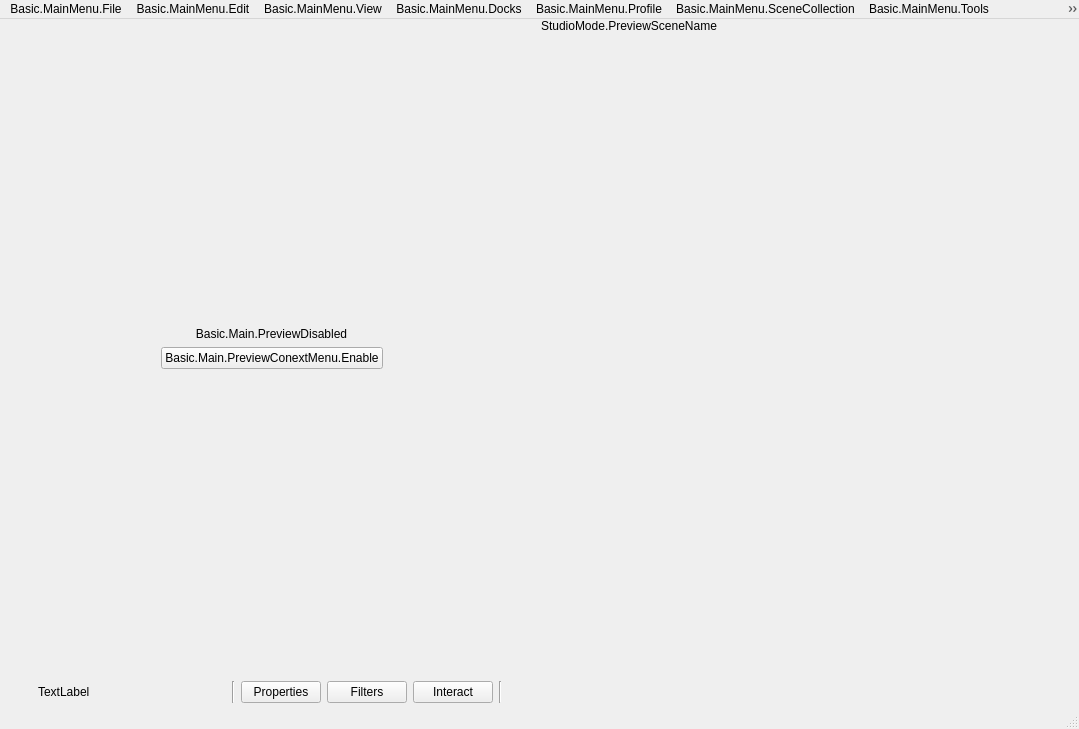
<?xml version="1.0" encoding="UTF-8"?>
<ui version="4.0">
 <author>Jim</author>
 <class>OBSBasic</class>
 <widget class="QMainWindow" name="OBSBasic">
  <property name="geometry">
   <rect>
    <x>0</x>
    <y>0</y>
    <width>1079</width>
    <height>729</height>
   </rect>
  </property>
  <property name="sizePolicy">
   <sizepolicy hsizetype="Minimum" vsizetype="Minimum">
    <horstretch>0</horstretch>
    <verstretch>0</verstretch>
   </sizepolicy>
  </property>
  <property name="minimumSize">
   <size>
    <width>0</width>
    <height>0</height>
   </size>
  </property>
  <property name="windowTitle">
   <string>.MainWindow</string>
  </property>
  <property name="windowIcon">
   <iconset resource="obs.qrc">
    <normaloff>:/res/images/obs.png</normaloff>:/res/images/obs.png</iconset>
  </property>
  <property name="styleSheet">
   <string notr="true"/>
  </property>
  <property name="dockOptions">
   <set>QMainWindow::AllowNestedDocks|QMainWindow::AllowTabbedDocks|QMainWindow::AnimatedDocks</set>
  </property>
  <widget class="QWidget" name="centralwidget">
   <layout class="QVBoxLayout" name="verticalLayout">
    <property name="spacing">
     <number>0</number>
    </property>
    <property name="leftMargin">
     <number>4</number>
    </property>
    <property name="topMargin">
     <number>0</number>
    </property>
    <property name="rightMargin">
     <number>4</number>
    </property>
    <property name="bottomMargin">
     <number>0</number>
    </property>
    <item>
     <layout class="QHBoxLayout" name="horizontalLayout_2">
      <item>
       <layout class="QHBoxLayout" name="previewLayout">
        <property name="spacing">
         <number>2</number>
        </property>
        <item>
         <widget class="QFrame" name="previewDisabledWidget">
          <property name="sizePolicy">
           <sizepolicy hsizetype="Expanding" vsizetype="Expanding">
            <horstretch>0</horstretch>
            <verstretch>0</verstretch>
           </sizepolicy>
          </property>
          <layout class="QVBoxLayout" name="verticalLayout_7">
           <item>
            <spacer name="verticalSpacer_2">
             <property name="orientation">
              <enum>Qt::Vertical</enum>
             </property>
             <property name="sizeHint" stdset="0">
              <size>
               <width>20</width>
               <height>40</height>
              </size>
             </property>
            </spacer>
           </item>
           <item>
            <widget class="QLabel" name="label">
             <property name="sizePolicy">
              <sizepolicy hsizetype="Preferred" vsizetype="Preferred">
               <horstretch>0</horstretch>
               <verstretch>0</verstretch>
              </sizepolicy>
             </property>
             <property name="text">
              <string>Basic.Main.PreviewDisabled</string>
             </property>
             <property name="alignment">
              <set>Qt::AlignCenter</set>
             </property>
            </widget>
           </item>
           <item>
            <layout class="QHBoxLayout" name="horizontalLayout">
             <item>
              <spacer name="horizontalSpacer_2">
               <property name="orientation">
                <enum>Qt::Horizontal</enum>
               </property>
               <property name="sizeHint" stdset="0">
                <size>
                 <width>40</width>
                 <height>20</height>
                </size>
               </property>
              </spacer>
             </item>
             <item>
              <widget class="QPushButton" name="enablePreviewButton">
               <property name="text">
                <string>Basic.Main.PreviewConextMenu.Enable</string>
               </property>
              </widget>
             </item>
             <item>
              <spacer name="horizontalSpacer_3">
               <property name="orientation">
                <enum>Qt::Horizontal</enum>
               </property>
               <property name="sizeHint" stdset="0">
                <size>
                 <width>40</width>
                 <height>20</height>
                </size>
               </property>
              </spacer>
             </item>
            </layout>
           </item>
           <item>
            <spacer name="verticalSpacer_3">
             <property name="orientation">
              <enum>Qt::Vertical</enum>
             </property>
             <property name="sizeHint" stdset="0">
              <size>
               <width>20</width>
               <height>40</height>
              </size>
             </property>
            </spacer>
           </item>
          </layout>
         </widget>
        </item>
        <item>
         <layout class="QVBoxLayout" name="previewTextLayout">
          <property name="spacing">
           <number>0</number>
          </property>
          <item>
           <widget class="QLabel" name="previewLabel">
            <property name="sizePolicy">
             <sizepolicy hsizetype="Ignored" vsizetype="Preferred">
              <horstretch>0</horstretch>
              <verstretch>0</verstretch>
             </sizepolicy>
            </property>
            <property name="text">
             <string>StudioMode.PreviewSceneName</string>
            </property>
            <property name="alignment">
             <set>Qt::AlignLeading|Qt::AlignLeft|Qt::AlignVCenter</set>
            </property>
            <property name="themeID" stdset="0">
             <string>previewProgramLabels</string>
            </property>
           </widget>
          </item>
          <item>
           <widget class="OBSBasicPreview" name="preview">
            <property name="sizePolicy">
             <sizepolicy hsizetype="Expanding" vsizetype="Expanding">
              <horstretch>0</horstretch>
              <verstretch>0</verstretch>
             </sizepolicy>
            </property>
            <property name="minimumSize">
             <size>
              <width>32</width>
              <height>32</height>
             </size>
            </property>
            <property name="focusPolicy">
             <enum>Qt::ClickFocus</enum>
            </property>
            <property name="contextMenuPolicy">
             <enum>Qt::CustomContextMenu</enum>
            </property>
            <addaction name="actionRemoveSource"/>
           </widget>
          </item>
         </layout>
        </item>
       </layout>
      </item>
     </layout>
    </item>
    <item>
     <widget class="QFrame" name="contextContainer">
      <property name="sizePolicy">
       <sizepolicy hsizetype="Preferred" vsizetype="Preferred">
        <horstretch>0</horstretch>
        <verstretch>0</verstretch>
       </sizepolicy>
      </property>
      <property name="minimumSize">
       <size>
        <width>0</width>
        <height>0</height>
       </size>
      </property>
      <layout class="QHBoxLayout" name="horizontalLayout9">
       <property name="spacing">
        <number>6</number>
       </property>
       <property name="sizeConstraint">
        <enum>QLayout::SetDefaultConstraint</enum>
       </property>
       <property name="leftMargin">
        <number>6</number>
       </property>
       <property name="topMargin">
        <number>4</number>
       </property>
       <property name="rightMargin">
        <number>6</number>
       </property>
       <property name="bottomMargin">
        <number>4</number>
       </property>
       <item>
        <widget class="QFrame" name="contextSubContainer">
         <property name="sizePolicy">
          <sizepolicy hsizetype="Preferred" vsizetype="Preferred">
           <horstretch>0</horstretch>
           <verstretch>0</verstretch>
          </sizepolicy>
         </property>
         <property name="minimumSize">
          <size>
           <width>0</width>
           <height>0</height>
          </size>
         </property>
         <layout class="QHBoxLayout" name="horizontalLayout_5">
          <property name="spacing">
           <number>6</number>
          </property>
          <property name="leftMargin">
           <number>0</number>
          </property>
          <property name="topMargin">
           <number>0</number>
          </property>
          <property name="rightMargin">
           <number>0</number>
          </property>
          <property name="bottomMargin">
           <number>0</number>
          </property>
          <item>
           <widget class="QLabel" name="contextSourceIcon">
            <property name="sizePolicy">
             <sizepolicy hsizetype="Fixed" vsizetype="Fixed">
              <horstretch>0</horstretch>
              <verstretch>0</verstretch>
             </sizepolicy>
            </property>
            <property name="minimumSize">
             <size>
              <width>22</width>
              <height>22</height>
             </size>
            </property>
            <property name="maximumSize">
             <size>
              <width>22</width>
              <height>22</height>
             </size>
            </property>
            <property name="text">
             <string/>
            </property>
           </widget>
          </item>
          <item>
           <widget class="QLabel" name="contextSourceLabel">
            <property name="sizePolicy">
             <sizepolicy hsizetype="Preferred" vsizetype="Fixed">
              <horstretch>0</horstretch>
              <verstretch>0</verstretch>
             </sizepolicy>
            </property>
            <property name="minimumSize">
             <size>
              <width>160</width>
              <height>22</height>
             </size>
            </property>
            <property name="maximumSize">
             <size>
              <width>160</width>
              <height>22</height>
             </size>
            </property>
            <property name="text">
             <string>TextLabel</string>
            </property>
           </widget>
          </item>
          <item>
           <widget class="QLabel" name="contextSourceIconSpacer">
            <property name="sizePolicy">
             <sizepolicy hsizetype="Fixed" vsizetype="Fixed">
              <horstretch>0</horstretch>
              <verstretch>0</verstretch>
             </sizepolicy>
            </property>
            <property name="minimumSize">
             <size>
              <width>22</width>
              <height>22</height>
             </size>
            </property>
            <property name="maximumSize">
             <size>
              <width>22</width>
              <height>22</height>
             </size>
            </property>
            <property name="text">
             <string/>
            </property>
           </widget>
          </item>
          <item>
           <widget class="Line" name="line_3">
            <property name="orientation">
             <enum>Qt::Vertical</enum>
            </property>
           </widget>
          </item>
          <item>
           <widget class="QPushButton" name="sourcePropertiesButton">
            <property name="sizePolicy">
             <sizepolicy hsizetype="Minimum" vsizetype="Fixed">
              <horstretch>0</horstretch>
              <verstretch>0</verstretch>
             </sizepolicy>
            </property>
            <property name="minimumSize">
             <size>
              <width>0</width>
              <height>22</height>
             </size>
            </property>
            <property name="toolTip">
             <string>SourceProperties</string>
            </property>
            <property name="text">
             <string>Properties</string>
            </property>
            <property name="icon">
             <iconset resource="obs.qrc">
              <normaloff>:/settings/images/settings/general.svg</normaloff>:/settings/images/settings/general.svg</iconset>
            </property>
            <property name="flat">
             <bool>false</bool>
            </property>
            <property name="themeID2" stdset="0">
             <string notr="true">contextBarButton</string>
            </property>
           </widget>
          </item>
          <item>
           <widget class="QPushButton" name="sourceFiltersButton">
            <property name="minimumSize">
             <size>
              <width>0</width>
              <height>22</height>
             </size>
            </property>
            <property name="toolTip">
             <string>SourceFilters</string>
            </property>
            <property name="text">
             <string>Filters</string>
            </property>
            <property name="icon">
             <iconset resource="obs.qrc">
              <normaloff>:/res/images/filter.svg</normaloff>:/res/images/filter.svg</iconset>
            </property>
            <property name="flat">
             <bool>false</bool>
            </property>
            <property name="themeID2" stdset="0">
             <string notr="true">contextBarButton</string>
            </property>
           </widget>
          </item>
          <item>
           <widget class="QPushButton" name="sourceInteractButton">
            <property name="minimumSize">
             <size>
              <width>0</width>
              <height>22</height>
             </size>
            </property>
            <property name="toolTip">
             <string>Interact</string>
            </property>
            <property name="text">
             <string>Interact</string>
            </property>
            <property name="icon">
             <iconset resource="obs.qrc">
              <normaloff>:/res/images/interact.svg</normaloff>:/res/images/interact.svg</iconset>
            </property>
            <property name="flat">
             <bool>false</bool>
            </property>
            <property name="themeID2" stdset="0">
             <string notr="true">contextBarButton</string>
            </property>
           </widget>
          </item>
          <item>
           <widget class="Line" name="line">
            <property name="orientation">
             <enum>Qt::Vertical</enum>
            </property>
           </widget>
          </item>
         </layout>
        </widget>
       </item>
       <item>
        <widget class="QFrame" name="emptySpace">
         <property name="sizePolicy">
          <sizepolicy hsizetype="Expanding" vsizetype="Minimum">
           <horstretch>0</horstretch>
           <verstretch>0</verstretch>
          </sizepolicy>
         </property>
         <property name="minimumSize">
          <size>
           <width>0</width>
           <height>22</height>
          </size>
         </property>
         <layout class="QHBoxLayout" name="horizontalLayout_6">
          <property name="spacing">
           <number>0</number>
          </property>
          <property name="leftMargin">
           <number>0</number>
          </property>
          <property name="topMargin">
           <number>0</number>
          </property>
          <property name="rightMargin">
           <number>0</number>
          </property>
          <property name="bottomMargin">
           <number>0</number>
          </property>
         </layout>
        </widget>
       </item>
      </layout>
     </widget>
    </item>
   </layout>
  </widget>
  <widget class="QMenuBar" name="menubar">
   <property name="geometry">
    <rect>
     <x>0</x>
     <y>0</y>
     <width>1079</width>
     <height>21</height>
    </rect>
   </property>
   <widget class="QMenu" name="menu_File">
    <property name="title">
     <string>Basic.MainMenu.File</string>
    </property>
    <addaction name="actionShow_Recordings"/>
    <addaction name="actionRemux"/>
    <addaction name="separator"/>
    <addaction name="action_Settings"/>
    <addaction name="actionShowSettingsFolder"/>
    <addaction name="actionShowProfileFolder"/>
    <addaction name="separator"/>
    <addaction name="actionE_xit"/>
   </widget>
   <widget class="QMenu" name="menuBasic_MainMenu_Help">
    <property name="title">
     <string>Basic.MainMenu.Help</string>
    </property>
    <widget class="QMenu" name="menuLogFiles">
     <property name="title">
      <string>Basic.MainMenu.Help.Logs</string>
     </property>
     <addaction name="actionShowLogs"/>
     <addaction name="actionUploadCurrentLog"/>
     <addaction name="actionUploadLastLog"/>
     <addaction name="actionViewCurrentLog"/>
    </widget>
    <widget class="QMenu" name="menuCrashLogs">
     <property name="title">
      <string>Basic.MainMenu.Help.CrashLogs</string>
     </property>
     <addaction name="actionShowCrashLogs"/>
     <addaction name="actionUploadLastCrashLog"/>
    </widget>
    <addaction name="actionHelpPortal"/>
    <addaction name="actionWebsite"/>
    <addaction name="actionDiscord"/>
    <addaction name="separator"/>
    <addaction name="menuLogFiles"/>
    <addaction name="menuCrashLogs"/>
    <addaction name="separator"/>
    <addaction name="actionRepair"/>
    <addaction name="actionCheckForUpdates"/>
    <addaction name="actionShowAbout"/>
    <addaction name="actionShowMacPermissions"/>
    <addaction name="separator"/>
   </widget>
   <widget class="QMenu" name="menuBasic_MainMenu_Edit">
    <property name="title">
     <string>Basic.MainMenu.Edit</string>
    </property>
    <widget class="QMenu" name="transformMenu">
     <property name="title">
      <string>Basic.MainMenu.Edit.Transform</string>
     </property>
     <addaction name="actionEditTransform"/>
     <addaction name="actionCopyTransform"/>
     <addaction name="actionPasteTransform"/>
     <addaction name="actionResetTransform"/>
     <addaction name="separator"/>
     <addaction name="actionRotate90CW"/>
     <addaction name="actionRotate90CCW"/>
     <addaction name="actionRotate180"/>
     <addaction name="separator"/>
     <addaction name="actionFlipHorizontal"/>
     <addaction name="actionFlipVertical"/>
     <addaction name="separator"/>
     <addaction name="actionFitToScreen"/>
     <addaction name="actionStretchToScreen"/>
     <addaction name="actionCenterToScreen"/>
     <addaction name="actionVerticalCenter"/>
     <addaction name="actionHorizontalCenter"/>
    </widget>
    <widget class="QMenu" name="orderMenu">
     <property name="title">
      <string>Basic.MainMenu.Edit.Order</string>
     </property>
     <addaction name="actionMoveUp"/>
     <addaction name="actionMoveDown"/>
     <addaction name="separator"/>
     <addaction name="actionMoveToTop"/>
     <addaction name="actionMoveToBottom"/>
    </widget>
    <widget class="QMenu" name="scalingMenu">
     <property name="title">
      <string>Basic.MainMenu.Edit.Scale</string>
     </property>
     <addaction name="actionScaleWindow"/>
     <addaction name="actionScaleCanvas"/>
     <addaction name="actionScaleOutput"/>
    </widget>
    <action name="actionCopySource">
     <property name="text">
      <string>Copy</string>
     </property>
     <property name="shortcut">
      <string>Ctrl+C</string>
     </property>
    </action>
    <action name="actionPasteRef">
     <property name="enabled">
      <bool>false</bool>
     </property>
     <property name="text">
      <string>PasteReference</string>
     </property>
     <property name="iconText">
      <string>PasteReference</string>
     </property>
     <property name="toolTip">
      <string>PasteReference</string>
     </property>
     <property name="shortcut">
      <string>Ctrl+V</string>
     </property>
    </action>
    <action name="actionCopyFilters">
     <property name="text">
      <string>Copy.Filters</string>
     </property>
    </action>
    <action name="actionPasteFilters">
     <property name="enabled">
      <bool>false</bool>
     </property>
     <property name="text">
      <string>Paste.Filters</string>
     </property>
    </action>
    <addaction name="actionMainUndo"/>
    <addaction name="actionMainRedo"/>
    <addaction name="separator"/>
    <addaction name="actionCopySource"/>
    <addaction name="actionPasteRef"/>
    <addaction name="actionPasteDup"/>
    <addaction name="separator"/>
    <addaction name="actionCopyFilters"/>
    <addaction name="actionPasteFilters"/>
    <addaction name="separator"/>
    <addaction name="transformMenu"/>
    <addaction name="orderMenu"/>
    <addaction name="scalingMenu"/>
    <addaction name="actionLockPreview"/>
    <addaction name="separator"/>
    <addaction name="actionAdvAudioProperties"/>
    <addaction name="separator"/>
   </widget>
   <widget class="QMenu" name="profileMenu">
    <property name="title">
     <string>Basic.MainMenu.Profile</string>
    </property>
    <addaction name="actionNewProfile"/>
    <addaction name="actionDupProfile"/>
    <addaction name="actionRenameProfile"/>
    <addaction name="actionRemoveProfile"/>
    <addaction name="actionImportProfile"/>
    <addaction name="actionExportProfile"/>
    <addaction name="separator"/>
   </widget>
   <widget class="QMenu" name="sceneCollectionMenu">
    <property name="title">
     <string>Basic.MainMenu.SceneCollection</string>
    </property>
    <addaction name="actionNewSceneCollection"/>
    <addaction name="actionDupSceneCollection"/>
    <addaction name="actionRenameSceneCollection"/>
    <addaction name="actionRemoveSceneCollection"/>
    <addaction name="actionImportSceneCollection"/>
    <addaction name="actionExportSceneCollection"/>
    <addaction name="separator"/>
    <addaction name="actionShowMissingFiles"/>
    <addaction name="separator"/>
   </widget>
   <widget class="QMenu" name="viewMenu">
    <property name="title">
     <string>Basic.MainMenu.View</string>
    </property>
    <action name="resetUI">
     <property name="text">
      <string>Basic.MainMenu.View.ResetUI</string>
     </property>
    </action>
    <action name="actionFullscreenInterface">
     <property name="text">
      <string>Basic.MainMenu.View.Fullscreen.Interface</string>
     </property>
     <property name="shortcut">
      <string>F11</string>
     </property>
    </action>
    <addaction name="resetUI"/>
    <addaction name="actionFullscreenInterface"/>
    <addaction name="separator"/>
    <addaction name="toggleListboxToolbars"/>
    <addaction name="toggleContextBar"/>
    <addaction name="toggleSourceIcons"/>
    <addaction name="toggleStatusBar"/>
    <addaction name="separator"/>
    <addaction name="stats"/>
    <addaction name="separator"/>
    <addaction name="multiviewProjectorMenu"/>
    <addaction name="multiviewProjectorWindowed"/>
    <addaction name="separator"/>
    <addaction name="actionAlwaysOnTop"/>
   </widget>
   <widget class="QMenu" name="multiviewProjectorMenu">
    <property name="title">
     <string>MultiviewProjector</string>
    </property>
   </widget>
   <widget class="QMenu" name="menuTools">
    <property name="title">
     <string>Basic.MainMenu.Tools</string>
    </property>
    <addaction name="autoConfigure"/>
    <addaction name="separator"/>
   </widget>
   <widget class="QMenu" name="menuDocks">
    <property name="title">
     <string>Basic.MainMenu.Docks</string>
    </property>
    <addaction name="lockDocks"/>
    <addaction name="resetDocks"/>
    <addaction name="separator"/>
    <addaction name="toggleScenes"/>
    <addaction name="toggleSources"/>
    <addaction name="toggleMixer"/>
    <addaction name="toggleTransitions"/>
    <addaction name="toggleControls"/>
    <addaction name="toggleStats"/>
   </widget>
   <addaction name="menu_File"/>
   <addaction name="menuBasic_MainMenu_Edit"/>
   <addaction name="viewMenu"/>
   <addaction name="menuDocks"/>
   <addaction name="profileMenu"/>
   <addaction name="sceneCollectionMenu"/>
   <addaction name="menuTools"/>
   <addaction name="menuBasic_MainMenu_Help"/>
  </widget>
  <widget class="OBSBasicStatusBar" name="statusbar"/>
  <action name="actionRemoveSource">
   <property name="icon">
    <iconset>
     <normaloff>:/res/images/minus.svg</normaloff>:/res/images/minus.svg</iconset>
   </property>
   <property name="text">
    <string>Remove</string>
   </property>
   <property name="toolTip">
    <string>RemoveSource</string>
   </property>
   <property name="shortcut">
    <string>Del</string>
   </property>
   <property name="shortcutContext">
    <enum>Qt::WidgetWithChildrenShortcut</enum>
   </property>
   <property name="themeID" stdset="0">
    <string notr="true">removeIconSmall</string>
   </property>
  </action>
  <action name="actionShow_Recordings">
   <property name="text">
    <string>Basic.MainMenu.File.ShowRecordings</string>
   </property>
  </action>
  <action name="actionRemux">
   <property name="text">
    <string>Basic.MainMenu.File.Remux</string>
   </property>
  </action>
  <action name="action_Settings">
   <property name="text">
    <string>Basic.MainMenu.File.Settings</string>
   </property>
  </action>
  <action name="actionE_xit">
   <property name="text">
    <string>Basic.MainMenu.File.Exit</string>
   </property>
  </action>
  <action name="actionShowLogs">
   <property name="text">
    <string>Basic.MainMenu.Help.Logs.ShowLogs</string>
   </property>
  </action>
  <action name="actionUploadLastLog">
   <property name="text">
    <string>Basic.MainMenu.Help.Logs.UploadLastLog</string>
   </property>
  </action>
  <action name="actionUploadCurrentLog">
   <property name="text">
    <string>Basic.MainMenu.Help.Logs.UploadCurrentLog</string>
   </property>
  </action>
  <action name="actionViewCurrentLog">
   <property name="text">
    <string>Basic.MainMenu.Help.Logs.ViewCurrentLog</string>
   </property>
  </action>
  <action name="actionUndo">
   <property name="enabled">
    <bool>false</bool>
   </property>
   <property name="text">
    <string>Basic.MainMenu.Edit.Undo</string>
   </property>
  </action>
  <action name="actionRedo">
   <property name="enabled">
    <bool>false</bool>
   </property>
   <property name="text">
    <string>Basic.MainMenu.Edit.Redo</string>
   </property>
  </action>
  <action name="actionEditTransform">
   <property name="text">
    <string>Basic.MainMenu.Edit.Transform.EditTransform</string>
   </property>
   <property name="shortcut">
    <string>Ctrl+E</string>
   </property>
  </action>
  <action name="actionCopyTransform">
   <property name="text">
    <string>Basic.MainMenu.Edit.Transform.CopyTransform</string>
   </property>
   <property name="shortcut">
    <string>Ctrl+Shift+C</string>
   </property>
  </action>
  <action name="actionPasteTransform">
   <property name="enabled">
    <bool>false</bool>
   </property>
   <property name="text">
    <string>Basic.MainMenu.Edit.Transform.PasteTransform</string>
   </property>
   <property name="shortcut">
    <string>Ctrl+Shift+V</string>
   </property>
  </action>
  <action name="actionRotate90CW">
   <property name="text">
    <string>Basic.MainMenu.Edit.Transform.Rotate90CW</string>
   </property>
  </action>
  <action name="actionRotate90CCW">
   <property name="text">
    <string>Basic.MainMenu.Edit.Transform.Rotate90CCW</string>
   </property>
  </action>
  <action name="actionRotate180">
   <property name="text">
    <string>Basic.MainMenu.Edit.Transform.Rotate180</string>
   </property>
  </action>
  <action name="actionFitToScreen">
   <property name="text">
    <string>Basic.MainMenu.Edit.Transform.FitToScreen</string>
   </property>
   <property name="shortcut">
    <string>Ctrl+F</string>
   </property>
  </action>
  <action name="actionStretchToScreen">
   <property name="text">
    <string>Basic.MainMenu.Edit.Transform.StretchToScreen</string>
   </property>
   <property name="shortcut">
    <string>Ctrl+S</string>
   </property>
  </action>
  <action name="actionResetTransform">
   <property name="text">
    <string>Basic.MainMenu.Edit.Transform.ResetTransform</string>
   </property>
   <property name="shortcut">
    <string>Ctrl+R</string>
   </property>
  </action>
  <action name="actionCenterToScreen">
   <property name="text">
    <string>Basic.MainMenu.Edit.Transform.CenterToScreen</string>
   </property>
   <property name="shortcut">
    <string>Ctrl+D</string>
   </property>
  </action>
  <action name="actionVerticalCenter">
   <property name="text">
    <string>Basic.MainMenu.Edit.Transform.VerticalCenter</string>
   </property>
  </action>
  <action name="actionHorizontalCenter">
   <property name="text">
    <string>Basic.MainMenu.Edit.Transform.HorizontalCenter</string>
   </property>
  </action>
  <action name="actionFlipHorizontal">
   <property name="text">
    <string>Basic.MainMenu.Edit.Transform.FlipHorizontal</string>
   </property>
  </action>
  <action name="actionFlipVertical">
   <property name="text">
    <string>Basic.MainMenu.Edit.Transform.FlipVertical</string>
   </property>
  </action>
  <action name="actionMoveUp">
   <property name="text">
    <string>Basic.MainMenu.Edit.Order.MoveUp</string>
   </property>
   <property name="shortcut">
    <string>Ctrl+Up</string>
   </property>
  </action>
  <action name="actionMoveDown">
   <property name="text">
    <string>Basic.MainMenu.Edit.Order.MoveDown</string>
   </property>
   <property name="shortcut">
    <string>Ctrl+Down</string>
   </property>
  </action>
  <action name="actionMoveToTop">
   <property name="text">
    <string>Basic.MainMenu.Edit.Order.MoveToTop</string>
   </property>
   <property name="shortcut">
    <string>Ctrl+Home</string>
   </property>
  </action>
  <action name="actionMoveToBottom">
   <property name="text">
    <string>Basic.MainMenu.Edit.Order.MoveToBottom</string>
   </property>
   <property name="shortcut">
    <string>Ctrl+End</string>
   </property>
  </action>
  <action name="actionCheckForUpdates">
   <property name="text">
    <string>Basic.MainMenu.Help.CheckForUpdates</string>
   </property>
  </action>
  <action name="actionShowMacPermissions">
   <property name="text">
    <string>MacPermissions.Title</string>
   </property>
  </action>
  <action name="actionRepair">
   <property name="text">
    <string>Basic.MainMenu.Help.Repair</string>
   </property>
  </action>
  <action name="actionInteract">
   <property name="text">
    <string>Interact</string>
   </property>
  </action>
  <action name="actionAdvAudioProperties">
   <property name="text">
    <string>Basic.MainMenu.Edit.AdvAudio</string>
   </property>
  </action>
  <action name="actionWebsite">
   <property name="text">
    <string>Basic.MainMenu.Help.Website</string>
   </property>
  </action>
  <action name="actionNewSceneCollection">
   <property name="text">
    <string>New</string>
   </property>
  </action>
  <action name="actionDupSceneCollection">
   <property name="text">
    <string>Duplicate</string>
   </property>
  </action>
  <action name="actionRenameSceneCollection">
   <property name="text">
    <string>Rename</string>
   </property>
  </action>
  <action name="actionRemoveSceneCollection">
   <property name="text">
    <string>Remove</string>
   </property>
  </action>
  <action name="actionImportSceneCollection">
   <property name="text">
    <string>Import</string>
   </property>
  </action>
  <action name="actionExportSceneCollection">
   <property name="text">
    <string>Export</string>
   </property>
  </action>
  <action name="actionShowMissingFiles">
   <property name="text">
    <string>Basic.MainMenu.File.ShowMissingFiles</string>
   </property>
  </action>
  <action name="actionNewProfile">
   <property name="text">
    <string>New</string>
   </property>
  </action>
  <action name="actionDupProfile">
   <property name="text">
    <string>Duplicate</string>
   </property>
  </action>
  <action name="actionRenameProfile">
   <property name="text">
    <string>Rename</string>
   </property>
  </action>
  <action name="actionRemoveProfile">
   <property name="text">
    <string>Remove</string>
   </property>
  </action>
  <action name="actionImportProfile">
   <property name="text">
    <string>Import</string>
   </property>
  </action>
  <action name="actionExportProfile">
   <property name="text">
    <string>Export</string>
   </property>
  </action>
  <action name="actionShowSettingsFolder">
   <property name="text">
    <string>Basic.MainMenu.File.ShowSettingsFolder</string>
   </property>
  </action>
  <action name="actionShowProfileFolder">
   <property name="text">
    <string>Basic.MainMenu.File.ShowProfileFolder</string>
   </property>
  </action>
  <action name="actionAlwaysOnTop">
   <property name="checkable">
    <bool>true</bool>
   </property>
   <property name="text">
    <string>Basic.MainMenu.View.AlwaysOnTop</string>
   </property>
  </action>
  <action name="toggleListboxToolbars">
   <property name="checkable">
    <bool>true</bool>
   </property>
   <property name="checked">
    <bool>true</bool>
   </property>
   <property name="text">
    <string>Basic.MainMenu.View.ListboxToolbars</string>
   </property>
  </action>
  <action name="toggleStatusBar">
   <property name="checkable">
    <bool>true</bool>
   </property>
   <property name="checked">
    <bool>true</bool>
   </property>
   <property name="text">
    <string>Basic.MainMenu.View.StatusBar</string>
   </property>
  </action>
  <action name="actionLockPreview">
   <property name="checkable">
    <bool>true</bool>
   </property>
   <property name="text">
    <string>Basic.MainMenu.Edit.LockPreview</string>
   </property>
  </action>
  <action name="actionScaleWindow">
   <property name="checkable">
    <bool>true</bool>
   </property>
   <property name="text">
    <string>Basic.MainMenu.Edit.Scale.Window</string>
   </property>
  </action>
  <action name="actionScaleCanvas">
   <property name="checkable">
    <bool>true</bool>
   </property>
   <property name="text">
    <string>Basic.MainMenu.Edit.Scale.Canvas</string>
   </property>
  </action>
  <action name="actionScaleOutput">
   <property name="checkable">
    <bool>true</bool>
   </property>
   <property name="text">
    <string>Basic.MainMenu.Edit.Scale.Output</string>
   </property>
  </action>
  <action name="actionPasteDup">
   <property name="text">
    <string>PasteDuplicate</string>
   </property>
  </action>
  <action name="autoConfigure2">
   <property name="text">
    <string>Basic.AutoConfig</string>
   </property>
  </action>
  <action name="autoConfigure">
   <property name="text">
    <string>Basic.AutoConfig</string>
   </property>
  </action>
  <action name="stats">
   <property name="text">
    <string>Basic.Stats</string>
   </property>
  </action>
  <action name="multiviewProjectorWindowed">
   <property name="text">
    <string>MultiviewWindowed</string>
   </property>
  </action>
  <action name="resetDocks">
   <property name="text">
    <string>Basic.MainMenu.Docks.ResetDocks</string>
   </property>
  </action>
  <action name="lockDocks">
   <property name="checkable">
    <bool>true</bool>
   </property>
   <property name="checked">
    <bool>true</bool>
   </property>
   <property name="text">
    <string>Basic.MainMenu.Docks.LockDocks</string>
   </property>
  </action>
  <action name="toggleScenes">
   <property name="checkable">
    <bool>true</bool>
   </property>
   <property name="checked">
    <bool>true</bool>
   </property>
   <property name="text">
    <string>Basic.Main.Scenes</string>
   </property>
  </action>
  <action name="toggleSources">
   <property name="checkable">
    <bool>true</bool>
   </property>
   <property name="checked">
    <bool>true</bool>
   </property>
   <property name="text">
    <string>Basic.Main.Sources</string>
   </property>
  </action>
  <action name="toggleMixer">
   <property name="checkable">
    <bool>true</bool>
   </property>
   <property name="checked">
    <bool>true</bool>
   </property>
   <property name="text">
    <string>Mixer</string>
   </property>
  </action>
  <action name="toggleTransitions">
   <property name="checkable">
    <bool>true</bool>
   </property>
   <property name="checked">
    <bool>true</bool>
   </property>
   <property name="text">
    <string>Basic.SceneTransitions</string>
   </property>
  </action>
  <action name="toggleControls">
   <property name="checkable">
    <bool>true</bool>
   </property>
   <property name="checked">
    <bool>true</bool>
   </property>
   <property name="text">
    <string>Basic.Main.Controls</string>
   </property>
  </action>
  <action name="actionHelpPortal">
   <property name="text">
    <string>Basic.MainMenu.Help.HelpPortal</string>
   </property>
  </action>
  <action name="actionShowCrashLogs">
   <property name="text">
    <string>Basic.MainMenu.Help.CrashLogs.ShowLogs</string>
   </property>
  </action>
  <action name="actionUploadLastCrashLog">
   <property name="text">
    <string>Basic.MainMenu.Help.CrashLogs.UploadLastLog</string>
   </property>
  </action>
  <action name="actionDiscord">
   <property name="text">
    <string>Basic.MainMenu.Help.Discord</string>
   </property>
  </action>
  <action name="toggleStats">
   <property name="checkable">
    <bool>true</bool>
   </property>
   <property name="checked">
    <bool>true</bool>
   </property>
   <property name="text">
    <string>Basic.Stats</string>
   </property>
  </action>
  <action name="actionShowAbout">
   <property name="text">
    <string>Basic.MainMenu.Help.About</string>
   </property>
  </action>
  <action name="toggleSourceIcons">
   <property name="checkable">
    <bool>true</bool>
   </property>
   <property name="checked">
    <bool>true</bool>
   </property>
   <property name="text">
    <string>Basic.MainMenu.View.SourceIcons</string>
   </property>
  </action>
  <action name="toggleContextToolbars">
   <property name="checkable">
    <bool>true</bool>
   </property>
   <property name="text">
    <string>Basic.MainMenu.View.Toolbars.Context</string>
   </property>
  </action>
  <action name="toggleContextBar">
   <property name="checkable">
    <bool>true</bool>
   </property>
   <property name="checked">
    <bool>true</bool>
   </property>
   <property name="text">
    <string>Basic.MainMenu.View.ContextBar</string>
   </property>
  </action>
  <action name="actionMainUndo">
   <property name="enabled">
    <bool>false</bool>
   </property>
   <property name="text">
    <string>Undo.Undo</string>
   </property>
  </action>
  <action name="actionMainRedo">
   <property name="enabled">
    <bool>false</bool>
   </property>
   <property name="text">
    <string>Undo.Redo</string>
   </property>
  </action>
 </widget>
 <customwidgets>
  <customwidget>
   <class>OBSBasicPreview</class>
   <extends>QWidget</extends>
   <header>window-basic-preview.hpp</header>
   <container>1</container>
  </customwidget>
  <customwidget>
   <class>OBSBasicStatusBar</class>
   <extends>QStatusBar</extends>
   <header>window-basic-status-bar.hpp</header>
  </customwidget>
 </customwidgets>
 <resources>
  <include location="obs.qrc"/>
 </resources>
 <connections>
  <connection>
   <sender>actionE_xit</sender>
   <signal>triggered()</signal>
   <receiver>OBSBasic</receiver>
   <slot>close()</slot>
   <hints>
    <hint type="sourcelabel">
     <x>-1</x>
     <y>-1</y>
    </hint>
    <hint type="destinationlabel">
     <x>463</x>
     <y>351</y>
    </hint>
   </hints>
  </connection>
 </connections>
</ui>
